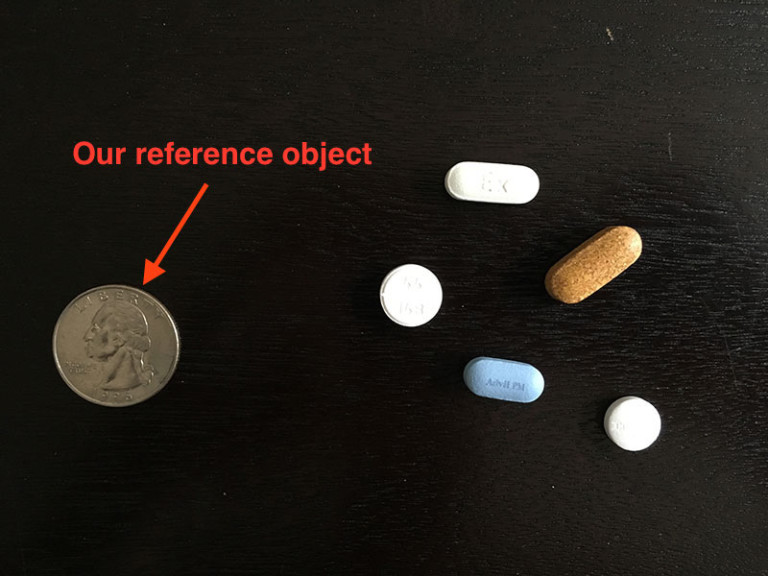
#> input picture object_01.jpg, 768 x 576 px, given in place of example.png, which was not available
$ python order_ordinat.py   (older library calls are emulated)
#> lines starting #> are read from the running program, lines starting #| are printed output that depends on the picture; after the words box and inside, x2 and y2 are one past the last pixel; in counts of white or black regions, pixels touching at a corner belong together; pictures that were not available may be replaced by others from this repository, and a replacement may not be noted
# import the necessary packages
from __future__ import print_function
from imutils import perspective
from imutils import contours
import numpy as np
import argparse
import imutils
import cv2

def order_points_old(pts):
	# initialize a list of coordinates that will be ordered
	# such that the first entry in the list is the top-left,
	# the second entry is the top-right, the third is the
	# bottom-right, and the fourth is the bottom-left
	rect = np.zeros((4, 2), dtype="float32")

	# the top-left point will have the smallest sum, whereas
	# the bottom-right point will have the largest sum
	s = pts.sum(axis=1)
	rect[0] = pts[np.argmin(s)]
	rect[2] = pts[np.argmax(s)]

	# now, compute the difference between the points, the
	# top-right point will have the smallest difference,
	# whereas the bottom-left will have the largest difference
	diff = np.diff(pts, axis=1)
	rect[1] = pts[np.argmin(diff)]
	rect[3] = pts[np.argmax(diff)]

	# return the ordered coordinates
	return rect

# construct the argument parse and parse the arguments
ap = argparse.ArgumentParser()
ap.add_argument("-n", "--new", type=int, default=-1,
	help="whether or not the new order points should should be used")
args = vars(ap.parse_args())

# load our input image, convert it to grayscale, and blur it slightly
image = cv2.imread("example.png")
#> image is the input picture: shape (576, 768, 3); mean B, G, R 25.8, 31, 35.1
gray = cv2.cvtColor(image, cv2.COLOR_BGR2GRAY)
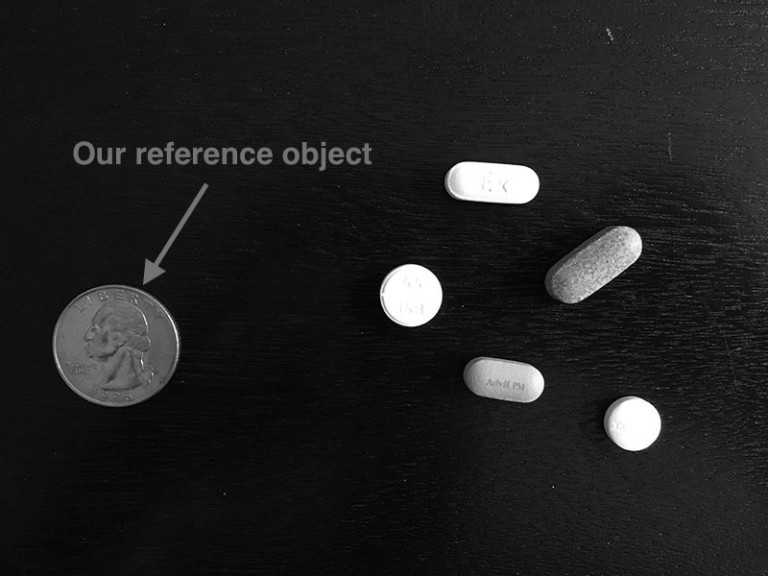
#> gray: shape (576, 768); min 0, max 255, mean 31.6
gray = cv2.GaussianBlur(gray, (7, 7), 0)

# perform edge detection, then perform a dilation + erosion to
# close gaps in between object edges
edged = cv2.Canny(gray, 50, 100)
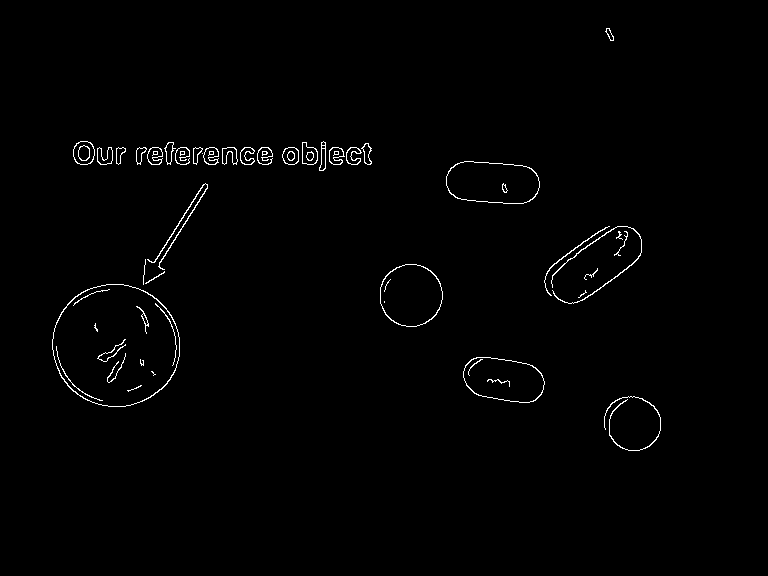
#> edged: shape (576, 768); 0.99% white in thin lines or dots, all inside (x1, y1, x2, y2) = (52, 28, 661, 451)
edged = cv2.dilate(edged, None, iterations=1)
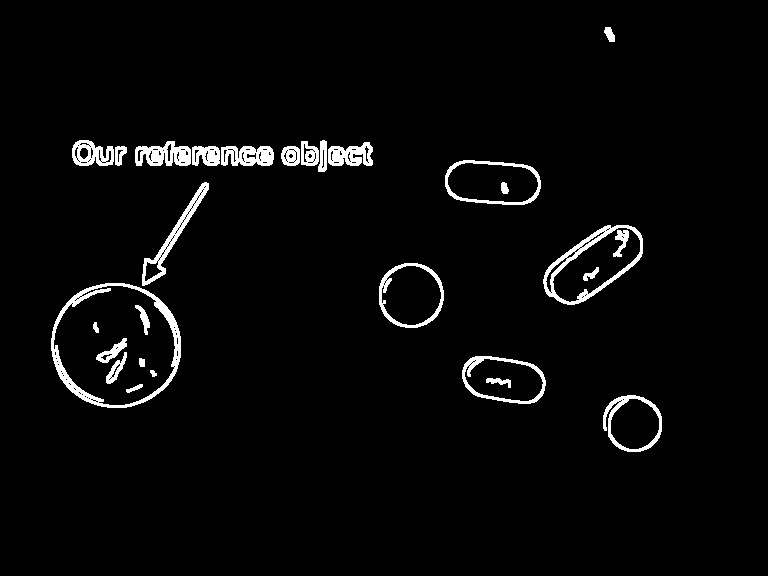
#> edged: shape (576, 768); 3.1% white; 28 white regions, largest, box (x1, y1, x2, y2) and area: (51, 283, 181, 408) 2159, (543, 225, 643, 305) 1463, (142, 182, 209, 286) 1032
edged = cv2.erode(edged, None, iterations=1)
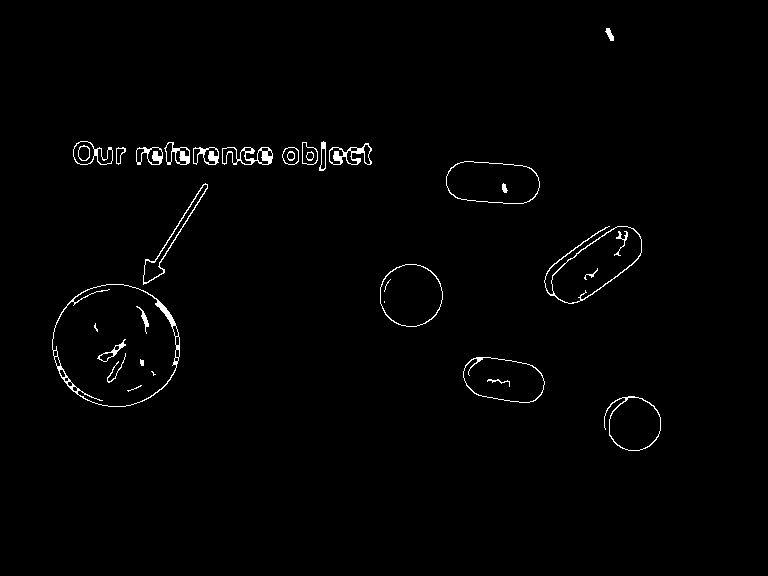
#> edged: shape (576, 768); 1.2% white in thin lines or dots, all inside (x1, y1, x2, y2) = (52, 28, 661, 451)

# find contours in the edge map
cnts = cv2.findContours(edged.copy(), cv2.RETR_EXTERNAL,
	cv2.CHAIN_APPROX_SIMPLE)
#> cnts = 18 contours; largest, box (x1, y1, x2, y2) and area: (52, 284, 180, 407) 12246, (544, 226, 642, 304) 3903, (446, 161, 540, 204) 3268, (380, 264, 443, 327) 3065, (463, 357, 545, 403) 2837
cnts = cnts[0] if imutils.is_cv2() else cnts[1]

# sort the contours from left-to-right and initialize the bounding box
# point colors
(cnts, _) = contours.sort_contours(cnts)
colors = ((0, 0, 255), (240, 0, 159), (255, 0, 0), (255, 255, 0))

# loop over the contours individually
for (i, c) in enumerate(cnts):
	# if the contour is not sufficiently large, ignore it
	if cv2.contourArea(c) < 100:
		continue

	# compute the rotated bounding box of the contour, then
	# draw the contours
	box = cv2.minAreaRect(c)
	box = cv2.cv.BoxPoints(box) if imutils.is_cv2() else cv2.boxPoints(box)
	box = np.array(box, dtype="int")
	cv2.drawContours(image, [box], -1, (0, 255, 0), 2)

	# show the original coordinates
	print("Object #{}:".format(i + 1))
	print(box)

	# order the points in the contour such that they appear
	# in top-left, top-right, bottom-right, and bottom-left
	# order, then draw the outline of the rotated bounding
	# box
	rect = order_points_old(box)

	# check to see if the new method should be used for
	# ordering the coordinates
	if args["new"] > 0:
		rect = perspective.order_points(box)

	# show the re-ordered coordinates
	print(rect.astype("int"))
	print("")

	# loop over the original points and draw them
	for ((x, y), color) in zip(rect, colors):
		cv2.circle(image, (int(x), int(y)), 5, color, -1)

	# draw the object num at the top-left corner
	cv2.putText(image, "Object #{}".format(i + 1),
		(int(rect[0][0] - 15), int(rect[0][1] - 15)),
		cv2.FONT_HERSHEY_SIMPLEX, 0.55, (255, 255, 255), 2)

	# show the image
	cv2.imshow("Image", image)
	cv2.waitKey(0)
#> this loop made 18 passes
#> (box, s in order_points_old, diff in order_points_old) on passes 1, 2, 4, 5: ([[179, 406], [52, 406], [52, 284], [179, 284]], [585, 458, 336, 463], [227, 354, 232, 105]), ([[112, 164], [73, 164], [73, 141], [112, 141]], [276, 237, 214, 253], [52, 91, 68, 29]), ([[162, 164], [136, 164], [136, 147], [162, 147]], [326, 300, 283, 309], [2, 28, 11, -15]), ([[154, 290], [134, 279], [188, 174], [208, 184]], [444, 413, 362, 392], [136, 145, -14, -24])
#> (printed output is left out)
#> pass 1, `cv2.imshow("Image", image)`:
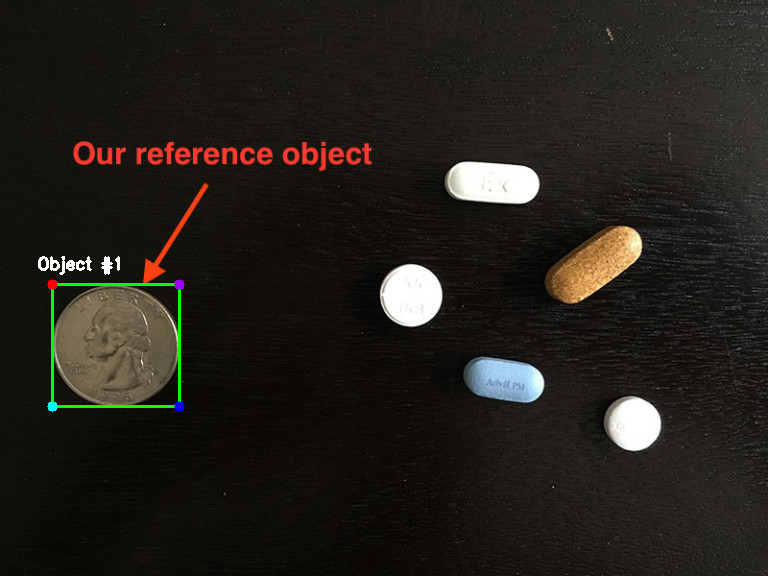
#> window 'Image': shape (576, 768, 3); mean B, G, R 26.2, 32.1, 35.4
#> pass 2, `cv2.imshow("Image", image)`:
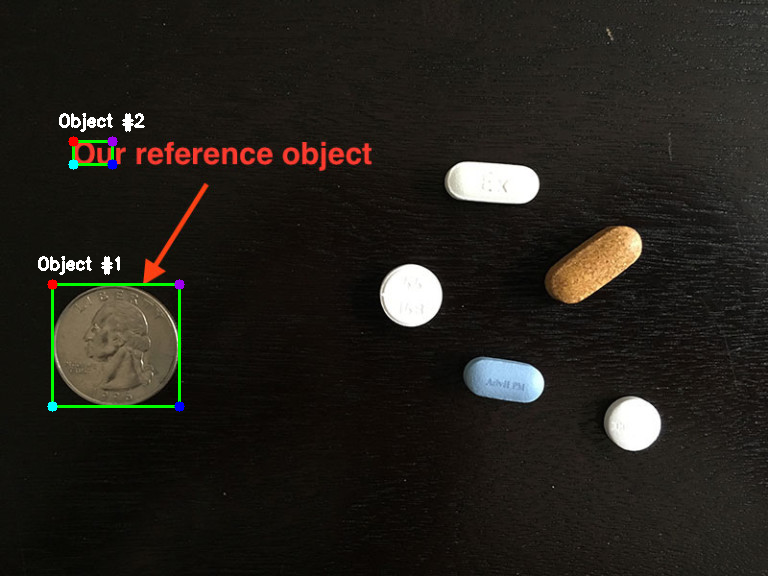
#> window 'Image': shape (576, 768, 3); mean B, G, R 26.7, 32.6, 35.8
#> after the loop:
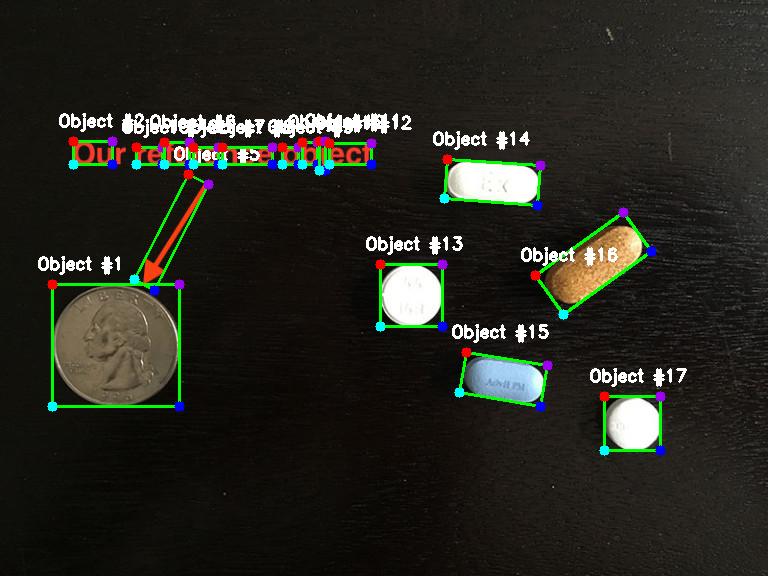
#> image: shape (576, 768, 3); 4.61% of pixels changed, all inside (x1, y1, x2, y2) = (38, 113, 687, 456)
